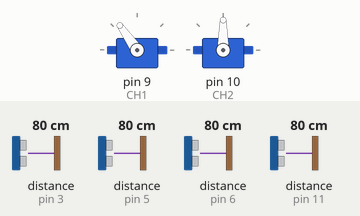
A sketch run on a simulated Arduino Uno, built with avr-gcc and run on an emulated ATmega328P. On the bench: 2 × servo. Wiring (inferred from the names in the program): 4 × ultrasonic range finder: trigger pin 2, echo pin 3 / trigger pin 4, echo pin 5 / trigger pin 7, echo pin 6 / trigger pin 12, echo pin 11. The test bench sets the inputs (shaded band); at power-on: distance to the obstacle (sensors on pin 3, pin 6, pin 5, pin 11) 80 cm. The echo pulse lasts 58.3 µs per cm.

Above: at 1.2 s.
1.3 s: distance to the obstacle (sensor on pin 3) set to 25 cm
2.8 s: distance to the obstacle (sensor on pin 3) set to 22 cm
At 3.4 s:
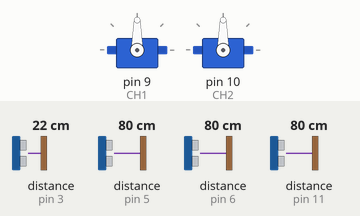
At 3.93 s:
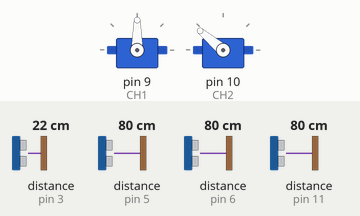
5.8 s: distance to the obstacle (sensor on pin 6) set to 2 cm
At 7.46 s:
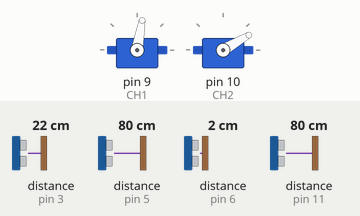
8.8 s: distance to the obstacle (sensor on pin 6) set to 35 cm
11.8 s: distance to the obstacle (sensor on pin 6) set to 4 cm
Timing chart, 0 to 15.8 s (numbered marks = the images above; inputs shaded):
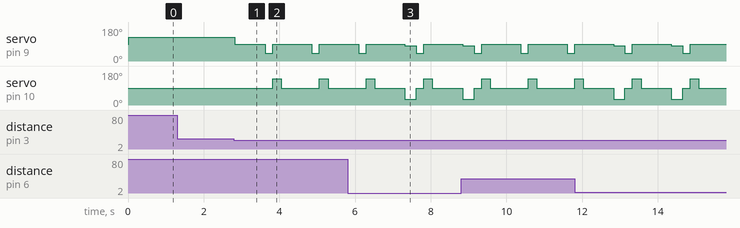

The sketch:

woodyMoveCode.ino
```cpp
/*
        Arduino Brushless Motor Control
     by Dejan, https://howtomechatronics.com
*/

#include <Servo.h>

Servo CH1;     // create servo object to control the ESC
Servo CH2;

//ultasonic sensor 1
int trigOne = 2;
int echoOne = 3;
//ultasonic sensor 2
int trigTwo = 4;
int echoTwo = 5;
//ultasonic sensor 3
int trigThree = 7;
int echoThree = 6;
//ultasonic sensor 4
int trigFour = 12;
int echoFour = 11;

int distanceOne;
int distanceTwo;

//side sensors
int distanceThree;
int distanceFour;

void setup() {
  pinMode(trigOne, OUTPUT);
  pinMode(echoOne, INPUT);
  pinMode(trigTwo, OUTPUT);
  pinMode(echoTwo, INPUT);
  pinMode(trigThree, OUTPUT);
  pinMode(echoThree, INPUT);
  pinMode(trigFour, OUTPUT);
  pinMode(echoFour, INPUT);

  // Attach the ESC on pin 9
  CH1.attach(9,1000,2000); // (pin, min pulse width, max pulse width in microseconds)
  CH2.attach(10,1000,2000);
  Serial.begin(9600);
}

void stp() {
  CH1.write(90);    // Send the signal to the ESC
  CH2.write(90);    // Send the signal to the ESC
}
void fwd(){
  CH1.write(125);    // Send the signal to the ESC, original = 140
  CH2.write(90);    // Send the signal to the ESC
}

void rev(){
  CH1.write(40);    // Send the signal to the ESC
  CH2.write(90);    // Send the signal to the ESC
}

void right(){
  CH1.write(90);    // Send the signal to the ESC
  CH2.write(140);    // Send the signal to the ESC
}
void left(){
  CH1.write(80);    // Send the signal to the ESC
  CH2.write(30);    // Send the signal to the ESC
}


void loop() {
  Obstacle();
}

void Obstacle() {
  distanceOne = ultrasonicOne();
  distanceTwo = ultrasonicTwo();
  distanceThree = ultrasonicThree();
  distanceFour = ultrasonicFour();

  if (distanceOne <= 22 or distanceTwo <= 22 or distanceThree <= 14 or distanceFour <= 14) {
    stp();
    delay(800);

    if (distanceThree <= 18){
      left();
      delay(300);
    }
    if (distanceFour <= 18){
      right();
      delay(300);
    }

    if (distanceOne <= 23 or distanceTwo <= 23) {
      rev();
      delay(200);
      right();
      delay(200);
    }

    distanceOne = ultrasonicOne();
    distanceTwo = ultrasonicTwo();
    distanceThree = ultrasonicThree();
    distanceFour = ultrasonicFour();
  } else {
    fwd();
  }
}

//ultrasonic sensor distance reading function
int ultrasonicOne() {
  digitalWrite(trigOne, LOW);
  delayMicroseconds(6);
  digitalWrite(trigOne, HIGH);
  delayMicroseconds(12);
  digitalWrite(trigOne, LOW);
  long tOne = pulseIn(echoOne, HIGH);
  long cmOne = tOne / 29 / 2; //time convert distance
  return cmOne;
}

int ultrasonicTwo() {
  digitalWrite(trigTwo, LOW);
  delayMicroseconds(6);
  digitalWrite(trigTwo, HIGH);
  delayMicroseconds(12);
  digitalWrite(trigTwo, LOW);
  long tTwo = pulseIn(echoTwo, HIGH);
  long cmTwo = tTwo / 29 / 2; //time convert distance
  return cmTwo;
}

int ultrasonicThree() {
  digitalWrite(trigThree, LOW);
  delayMicroseconds(6);
  digitalWrite(trigThree, HIGH);
  delayMicroseconds(12);
  digitalWrite(trigThree, LOW);
  long tThree = pulseIn(echoThree, HIGH);
  long cmThree = tThree / 29 / 2; //time convert distance
  return cmThree;
}

int ultrasonicFour() {
  digitalWrite(trigFour, LOW);
  delayMicroseconds(6);
  digitalWrite(trigFour, HIGH);
  delayMicroseconds(12);
  digitalWrite(trigFour, LOW);
  long tFour = pulseIn(echoFour, HIGH);
  long cmFour = tFour / 29 / 2; //time convert distance
  return cmFour;
}
```

Measured:
- the behaviour switches between 24 and 23 cm on distance to the obstacle (sensor on pin 3) (found by bisection; images 0 and 1)
- after the input at 1.3 s, every drawn part: stays the same
- after the input at 2.8 s, servo on pin 9 (CH1): goes 90° 0.80 s, 40° 0.20 s, 90° 1.0 s, 40° 0.20 s, then 90°, starting at once; servo on pin 10 (CH2): alternates 140° for 0.23 s and 90° for 1.0 s, starting after 1.0 s
